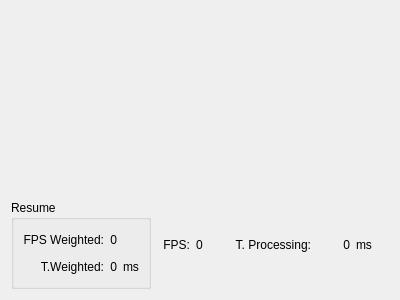
<?xml version="1.0" encoding="UTF-8"?>
<ui version="4.0">
 <class>BenchmarkingWidget</class>
 <widget class="QWidget" name="BenchmarkingWidget">
  <property name="geometry">
   <rect>
    <x>0</x>
    <y>0</y>
    <width>400</width>
    <height>300</height>
   </rect>
  </property>
  <property name="sizePolicy">
   <sizepolicy hsizetype="Expanding" vsizetype="Expanding">
    <horstretch>0</horstretch>
    <verstretch>0</verstretch>
   </sizepolicy>
  </property>
  <property name="windowTitle">
   <string>Dialog</string>
  </property>
  <layout class="QGridLayout" name="gridLayout">
   <item row="0" column="2">
    <layout class="QVBoxLayout" name="verticalLayout">
     <item>
      <widget class="QCustomPlot" name="plotTimeWidget" native="true">
       <property name="sizePolicy">
        <sizepolicy hsizetype="Preferred" vsizetype="Preferred">
         <horstretch>0</horstretch>
         <verstretch>0</verstretch>
        </sizepolicy>
       </property>
       <property name="maximumSize">
        <size>
         <width>800</width>
         <height>400</height>
        </size>
       </property>
       <zorder>plotFPSWidget</zorder>
      </widget>
     </item>
    </layout>
   </item>
   <item row="6" column="2">
    <layout class="QHBoxLayout" name="horizontalLayout_2">
     <item>
      <widget class="QGroupBox" name="speedUpGroupBox">
       <property name="title">
        <string>Resume</string>
       </property>
       <property name="flat">
        <bool>true</bool>
       </property>
       <layout class="QGridLayout" name="gridLayout_3">
        <item row="2" column="0">
         <widget class="QLabel" name="tpWeightedLabel">
          <property name="layoutDirection">
           <enum>Qt::RightToLeft</enum>
          </property>
          <property name="text">
           <string>T.Weighted:</string>
          </property>
          <property name="alignment">
           <set>Qt::AlignRight|Qt::AlignTrailing|Qt::AlignVCenter</set>
          </property>
         </widget>
        </item>
        <item row="2" column="2">
         <widget class="QLabel" name="ms2_2">
          <property name="text">
           <string>ms</string>
          </property>
         </widget>
        </item>
        <item row="0" column="1">
         <widget class="QLabel" name="fpsWeighted">
          <property name="text">
           <string>0</string>
          </property>
          <property name="alignment">
           <set>Qt::AlignRight|Qt::AlignTrailing|Qt::AlignVCenter</set>
          </property>
         </widget>
        </item>
        <item row="2" column="1">
         <widget class="QLabel" name="tpWeighted">
          <property name="text">
           <string>0</string>
          </property>
          <property name="alignment">
           <set>Qt::AlignRight|Qt::AlignTrailing|Qt::AlignVCenter</set>
          </property>
         </widget>
        </item>
        <item row="0" column="0">
         <widget class="QLabel" name="fpsLabel_2">
          <property name="text">
           <string>FPS Weighted:</string>
          </property>
          <property name="alignment">
           <set>Qt::AlignRight|Qt::AlignTrailing|Qt::AlignVCenter</set>
          </property>
         </widget>
        </item>
       </layout>
      </widget>
     </item>
     <item>
      <widget class="QLabel" name="fpsLabel">
       <property name="text">
        <string>FPS:</string>
       </property>
       <property name="alignment">
        <set>Qt::AlignRight|Qt::AlignTrailing|Qt::AlignVCenter</set>
       </property>
      </widget>
     </item>
     <item>
      <widget class="QLabel" name="fps">
       <property name="text">
        <string>0</string>
       </property>
      </widget>
     </item>
     <item>
      <widget class="QLabel" name="tpProcessingLabel">
       <property name="text">
        <string>T. Processing:</string>
       </property>
       <property name="alignment">
        <set>Qt::AlignRight|Qt::AlignTrailing|Qt::AlignVCenter</set>
       </property>
      </widget>
     </item>
     <item>
      <widget class="QLabel" name="tpProccesing">
       <property name="text">
        <string>0</string>
       </property>
       <property name="alignment">
        <set>Qt::AlignRight|Qt::AlignTrailing|Qt::AlignVCenter</set>
       </property>
      </widget>
     </item>
     <item>
      <widget class="QLabel" name="ms2">
       <property name="text">
        <string>ms</string>
       </property>
      </widget>
     </item>
    </layout>
   </item>
   <item row="1" column="2">
    <widget class="QCustomPlot" name="plotFPSWidget" native="true">
     <property name="maximumSize">
      <size>
       <width>800</width>
       <height>400</height>
      </size>
     </property>
    </widget>
   </item>
  </layout>
 </widget>
 <customwidgets>
  <customwidget>
   <class>QCustomPlot</class>
   <extends>QWidget</extends>
   <header>src/view/gui/qtUtil/qcustomplot.h</header>
   <container>1</container>
  </customwidget>
 </customwidgets>
 <resources/>
 <connections/>
</ui>
